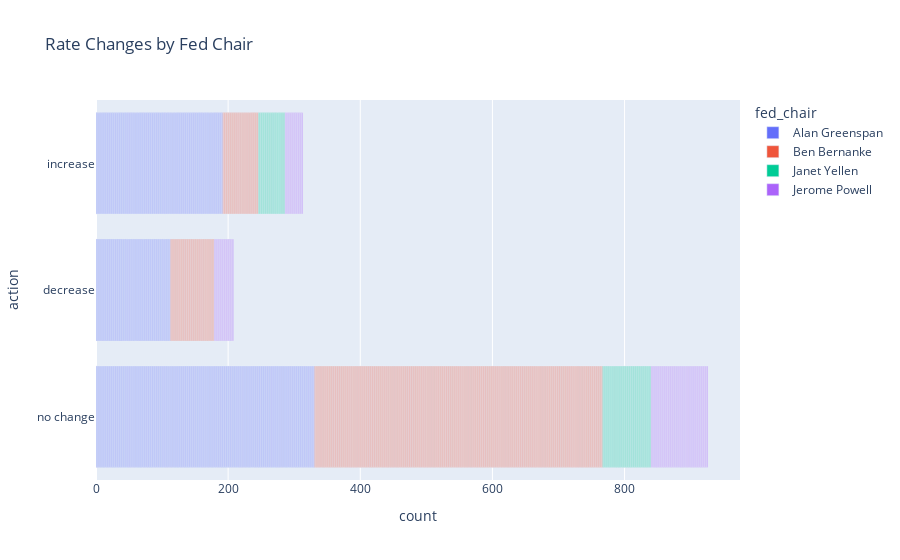

The code cell stored with this chart in its notebook:
### Code cell
fig = px.bar(df_merge, y="action", color='fed_chair', orientation='h',
             hover_data=["action", "rate_change"],
             height=400,
             title='Rate Changes by Fed Chair')
fig.show()

### Figure 1 — Plotly figure (JSON) as saved in the notebook; plotly's stock layout.template omitted (floating-point values rounded to 4 significant figures; data arrays with more than 128 entries replaced by an {"elided": "..."} marker saying what was removed)
{"data": [{"alignmentgroup": "True", "customdata": {"elided": "636x1 float values"}, "hovertemplate": "fed_chair=Alan Greenspan<br>count=%{x}<br>action=%{y}<br>rate_change=%{customdata[0]}<extra></extra>", "legendgroup": "Alan Greenspan", "marker": {"color": "#636efa", "pattern": {"shape": ""}}, "name": "Alan Greenspan", "offsetgroup": "Alan Greenspan", "orientation": "h", "showlegend": true, "textposition": "auto", "type": "bar", "x": {"elided": "636 int values"}, "xaxis": "x", "y": {"elided": "636 str values"}, "yaxis": "y"}, {"alignmentgroup": "True", "customdata": {"elided": "556x1 float values"}, "hovertemplate": "fed_chair=Ben Bernanke<br>count=%{x}<br>action=%{y}<br>rate_change=%{customdata[0]}<extra></extra>", "legendgroup": "Ben Bernanke", "marker": {"color": "#EF553B", "pattern": {"shape": ""}}, "name": "Ben Bernanke", "offsetgroup": "Ben Bernanke", "orientation": "h", "showlegend": true, "textposition": "auto", "type": "bar", "x": {"elided": "556 int values"}, "xaxis": "x", "y": {"elided": "556 str values"}, "yaxis": "y"}, {"alignmentgroup": "True", "customdata": [[0.0025], [0.0025], [0.0025], [0.0025], [0.0025], [0.0025], [0.0025], [0.0025], [0.0025], [0.0025], [0.0025], [0.0025], [0.0025], [0], [0], [0], [0], [0], [0], [0], [0], [0], [0], [0], [0], [0], [0], [0], [0], [0], [0], [0], [0], [0], [0], [0], [0], [0], [0], [0], [0], [0], [0], [0], [0], [0], [0.0025], [0.0025], [0.0025], [0.0025], [0.0025], [0.0025], [0.0025], [0.0025], [0.0025], [0.0025], [0], [0], [0], [0], [0], [0], [0.0025], [0.0025], [0.0025], [0.0025], [0.0025], [0.0025], [0], [0], [0], [0], [0], [0], [0], [0], [0], [0.0025], [0.0025], [0.0025], [0.0025], [0.0025], [0], [0], [0], [0], [0], [0], [0], [0], [0], [0], [0], [0], [0], [0], [0], [0], [0], [0], [0], [0], [0], [0], [0], [0], [0.0025], [0.0025], [0.0025], [0.0025], [0.0025], [0.0025], [0]], "hovertemplate": "fed_chair=Janet Yellen<br>count=%{x}<br>action=%{y}<br>rate_change=%{customdata[0]}<extra></extra>", "legendgroup": "Janet Yellen", "marker": {"color": "#00cc96", "pattern": {"shape": ""}}, "name": "Janet Yellen", "offsetgroup": "Janet Yellen", "orientation": "h", "showlegend": true, "textposition": "auto", "type": "bar", "x": [1, 1, 1, 1, 1, 1, 1, 1, 1, 1, 1, 1, 1, 1, 1, 1, 1, 1, 1, 1, 1, 1, 1, 1, 1, 1, 1, 1, 1, 1, 1, 1, 1, 1, 1, 1, 1, 1, 1, 1, 1, 1, 1, 1, 1, 1, 1, 1, 1, 1, 1, 1, 1, 1, 1, 1, 1, 1, 1, 1, 1, 1, 1, 1, 1, 1, 1, 1, 1, 1, 1, 1, 1, 1, 1, 1, 1, 1, 1, 1, 1, 1, 1, 1, 1, 1, 1, 1, 1, 1, 1, 1, 1, 1, 1, 1, 1, 1, 1, 1, 1, 1, 1, 1, 1, 1, 1, 1, 1, 1, 1, 1, 1], "xaxis": "x", "y": ["increase", "increase", "increase", "increase", "increase", "increase", "increase", "increase", "increase", "increase", "increase", "increase", "increase", "no change", "no change", "no change", "no change", "no change", "no change", "no change", "no change", "no change", "no change", "no change", "no change", "no change", "no change", "no change", "no change", "no change", "no change", "no change", "no change", "no change", "no change", "no change", "no change", "no change", "no change", "no change", "no change", "no change", "no change", "no change", "no change", "no change", "increase", "increase", "increase", "increase", "increase", "increase", "increase", "increase", "increase", "increase", "no change", "no change", "no change", "no change", "no change", "no change", "increase", "increase", "increase", "increase", "increase", "increase", "no change", "no change", "no change", "no change", "no change", "no change", "no change", "no change", "no change", "increase", "increase", "increase", "increase", "increase", "no change", "no change", "no change", "no change", "no change", "no change", "no change", "no change", "no change", "no change", "no change", "no change", "no change", "no change", "no change", "no change", "no change", "no change", "no change", "no change", "no change", "no change", "no change", "no change", "increase", "increase", "increase", "increase", "increase", "increase", "no change"], "yaxis": "y"}, {"alignmentgroup": "True", "customdata": {"elided": "142x1 float values"}, "hovertemplate": "fed_chair=Jerome Powell<br>count=%{x}<br>action=%{y}<br>rate_change=%{customdata[0]}<extra></extra>", "legendgroup": "Jerome Powell", "marker": {"color": "#ab63fa", "pattern": {"shape": ""}}, "name": "Jerome Powell", "offsetgroup": "Jerome Powell", "orientation": "h", "showlegend": true, "textposition": "auto", "type": "bar", "x": {"elided": "142 int values"}, "xaxis": "x", "y": {"elided": "142 str values"}, "yaxis": "y"}], "layout": {"autosize": true, "barmode": "relative", "legend": {"title": {"text": "fed_chair"}, "tracegroupgap": 0}, "title": {"text": "Rate Changes by Fed Chair"}, "xaxis": {"anchor": "y", "autorange": true, "domain": [0, 1], "range": [0, 974.7], "title": {"text": "count"}, "type": "linear"}, "yaxis": {"anchor": "x", "autorange": true, "domain": [0, 1], "range": [-0.5, 2.5], "title": {"text": "action"}, "type": "category"}}}
